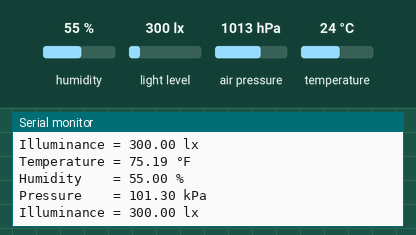
Simulated run of this sketch. Board: Arduino MKR. On the bench: the last lines printed to the serial monitor. The inputs (shaded band) are chosen by the test bench; at power-on: humidity 55 %, light level 300 lx, air pressure 1013 hPa, temperature 24 °C. WiFi joins after 1.5 s; servers stay silent unless stated; not simulated (calls return 0 or success): arduino_secrets.h.

Above: at 4.2 s.
4.3 s: humidity set to 22 %
At 5.6 s:
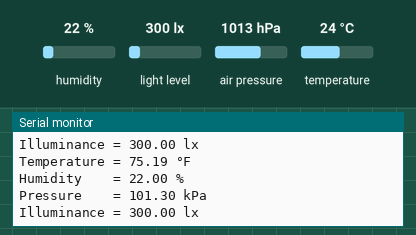
5.8 s: light level set to 40 lx
At 6.8 s:
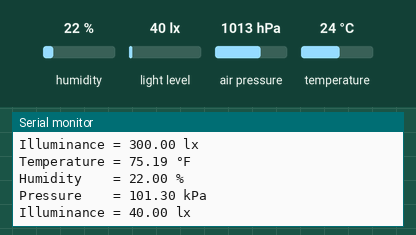
7.3 s: air pressure set to 952 hPa
At 8.6 s:
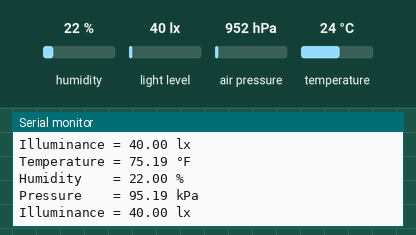

The sketch:

Outside_Balcony_Sensor_oct28a.ino
```cpp
#include "arduino_secrets.h"
#include "thingProperties.h"
#include <Arduino_MKRENV.h>

float newPrecision(float n, float i)
{
  return floor(pow(10,i)*n)/pow(10,i);
}

void setup() {
  // Initialize serial and wait for port to open:
  Serial.begin(9600);

  while(!Serial);
  // This delay gives the chance to wait for a Serial Monitor without blocking if none is found
  delay(1500);

  // Defined in thingProperties.h
  initProperties();

  // Connect to Arduino IoT Cloud
  ArduinoCloud.begin(ArduinoIoTPreferredConnection);

  /*
     The following function allows you to obtain more information
     related to the state of network and IoT Cloud connection and errors
     the higher number the more granular information you’ll get.
     The default is 0 (only errors).
     Maximum is 4
 */
  setDebugMessageLevel(3);
  ArduinoCloud.printDebugInfo();

  if (!ENV.begin()) {
    Serial.println("Failed to initialize MKR ENV shield!");
    while (1);
  }

}

void loop() {
  temperature = newPrecision(ENV.readTemperature(FAHRENHEIT),2);
  humidity    = newPrecision(ENV.readHumidity(), 2);
  pressure    = newPrecision(ENV.readPressure(), 2);
  illuminance = newPrecision(ENV.readIlluminance(), 2);

  // Print each of the sensor values
  Serial.print("Temperature = ");
  Serial.print(temperature);
  Serial.println(" °F");

  Serial.print("Humidity    = ");
  Serial.print(humidity);
  Serial.println(" %");

  Serial.print("Pressure    = ");
  Serial.print(pressure);
  Serial.println(" kPa");

  Serial.print("Illuminance = ");
  Serial.print(illuminance);
  Serial.println(" lx");

  // Print an empty line
  Serial.println();

  // Update to the cloud
  ArduinoCloud.update();

  // Wait 1 second
  delay(1000);
}
```

thingProperties.h
```cpp
// Code generated by Arduino IoT Cloud, DO NOT EDIT.

#include <ArduinoIoTCloud.h>
#include <Arduino_ConnectionHandler.h>

const char SSID[]     = SECRET_SSID;    // Network SSID (name)
const char PASS[]     = SECRET_OPTIONAL_PASS;    // Network password (use for WPA, or use as key for WEP)


float humidity;
float illuminance;
float pressure;
float temperature;

void initProperties(){

  ArduinoCloud.addProperty(humidity, READ, 1 * SECONDS, NULL);
  ArduinoCloud.addProperty(illuminance, READ, 1 * SECONDS, NULL);
  ArduinoCloud.addProperty(pressure, READ, 1 * SECONDS, NULL);
  ArduinoCloud.addProperty(temperature, READ, 1 * SECONDS, NULL);

}

WiFiConnectionHandler ArduinoIoTPreferredConnection(SSID, PASS);
```

Measured:
- after the input at 4.3 s, the serial monitor: prints a new line after 0.72 s (image 1)
- after the input at 5.8 s, the serial monitor: prints a new line after 0.23 s (image 2)
- after the input at 7.3 s, the serial monitor: prints a new line after 0.74 s (image 3)
